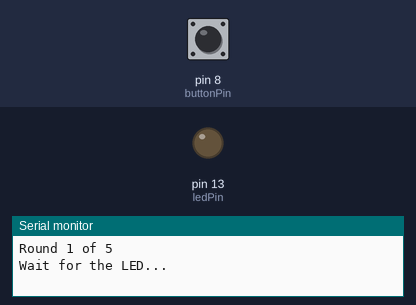
A sketch run on a simulated Arduino Uno, built with avr-gcc and run on an emulated ATmega328P. Parts: output pins drawn as LEDs (lit = HIGH), the last lines printed to the serial monitor. The inputs (shaded band) are chosen by the test bench; at power-on: pin 8 (buttonPin) HIGH. Random numbers use the default seed unless the sketch sets one.

Above: at 1.2 s.
1.3 s: pin 8 (buttonPin) pulled LOW for 0.15 s
2.9 s: pin 8 (buttonPin) pulled LOW for 3.2 s
7.6 s: pin 8 (buttonPin) pulled LOW for 1 s
At 15.8 s:
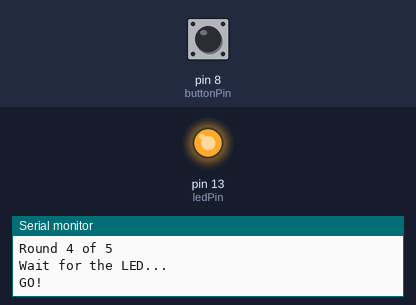
Timing chart, 0 to 16.1 s (numbered marks = the images above; inputs shaded):
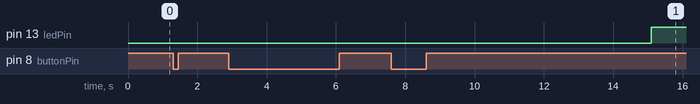

The sketch:

Basic_Reaction_Timer_V3.ino
```cpp
// Version 4: 5-round reaction time game with timeout feature and average time
// Adds average time tracking and a timeout if the reaction is slower than 3 seconds

int ledPin = 13;
int buttonPin = 8;
int roundCount = 0;
double bestTime = 999.0;
double averageSum = 0.00;
double average = averageSum / 5;
void  setup()
{
Serial.begin(9600);
pinMode (ledPin, OUTPUT);
pinMode (buttonPin, INPUT_PULLUP);
randomSeed(analogRead(A0));  //Helps better randomize wait times
}


void  loop()
{
  digitalWrite(ledPin , LOW);

  if (roundCount >= 5){
   double average = averageSum / 5;
    Serial.println("Game Over!");
    Serial.print("Best Time: "); //Ends Game after 5 rounds and prints best time
    Serial.print(bestTime, 3);
    Serial.println(" s");
    Serial.print("Average Reaction Time: ");
    Serial.print(average, 3);
    Serial.println(" s");
    while(true){

    }
  }
Serial.print("Round ");
Serial.print(roundCount + 1); //Begins new round
Serial.println(" of 5");
digitalWrite(ledPin, LOW);
int waitTime = random(1000, 5000);
unsigned long waitStartTime = millis();
Serial.println("Wait for the LED...");
while (millis() - waitStartTime < waitTime) {
  if (digitalRead(buttonPin) == LOW) {
    Serial.println("False Start!");  //Detects False Start
    roundCount++;
    delay(3000);
    return;
  }
}
digitalWrite(ledPin, HIGH);
Serial.println("GO!");
unsigned long int startTime = millis();

while (digitalRead(buttonPin) == HIGH) {  //Runs while loop while button is not pressed
unsigned long int timePassed = millis() - startTime;
if (timePassed > 3000) {
  Serial.println("Too slow!");  //Detects delayed reaction greater than 3 seconds
    roundCount++;
    delay(3000);
    return;

  }

}
unsigned long int reactionTime = millis() - startTime;
double reactionSeconds = reactionTime / 1000.0;

averageSum = reactionSeconds + averageSum; //Adds reaction time from each round to average out at the end

digitalWrite(ledPin, LOW);
Serial.print("Reaction Time: ");
Serial.print(reactionSeconds, 3);
Serial.println(" s");
if (reactionSeconds < bestTime) {
  Serial.println("New best time!");  //Reassigns best time if the reaction time is less than the global variable best time
  bestTime = reactionSeconds;
}
delay(10000);
roundCount++;
}
```
